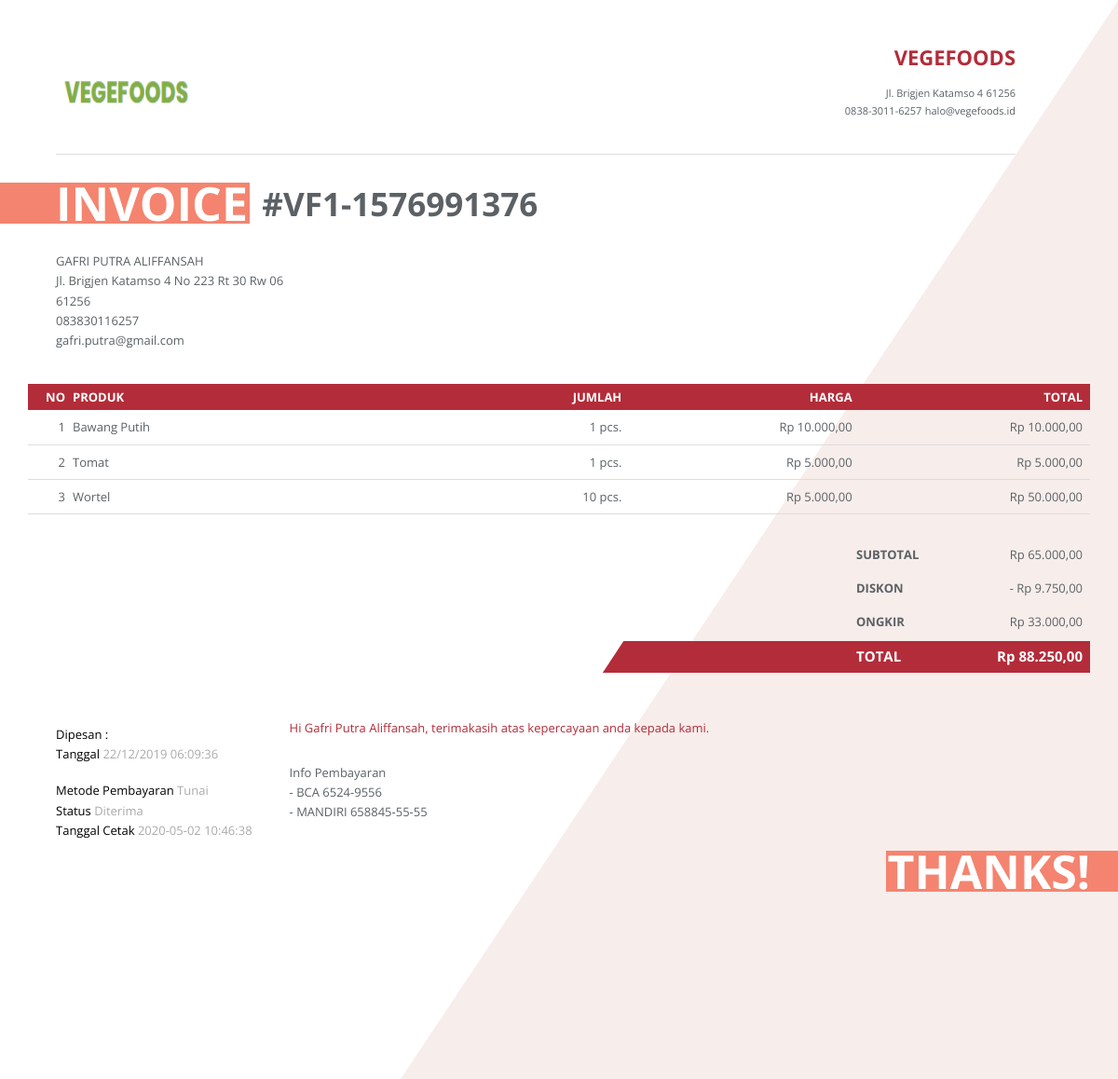
The app's page /admin/invoice/invoice.php?pesanan_id=2 with its own data.
### tables this page shows
CREATE TABLE `pesanan` (
  `pesanan_id` int(10) NOT NULL,
  `user_id` int(10) NOT NULL,
  `no_invoice` varchar(100) NOT NULL,
  `nama_penerima` varchar(100) NOT NULL,
  `telepon` varchar(13) NOT NULL,
  `email` varchar(100) NOT NULL,
  `alamat_lengkap` varchar(250) NOT NULL,
  `nama_kota` varchar(20) NOT NULL,
  `kodepos` varchar(10) NOT NULL,
  `tanggal_pemesanan` datetime NOT NULL,
  `metode_pembayaran` varchar(15) NOT NULL,
  `status` varchar(20) NOT NULL,
  `diskon` int(11) DEFAULT NULL,
  `total` int(11) NOT NULL
);

CREATE TABLE `pesanan_detail` (
  `pesanan_id` int(10) NOT NULL,
  `barang_id` int(10) NOT NULL,
  `quantity` tinyint(2) NOT NULL,
  `harga` int(10) NOT NULL
);

CREATE TABLE `barang` (
  `barang_id` int(10) NOT NULL,
  `kategori_id` int(10) NOT NULL,
  `supplier_id` int(11) NOT NULL,
  `nama_barang` varchar(250) NOT NULL,
  `deskripsi` text NOT NULL,
  `gambar` varchar(200) NOT NULL,
  `harga` int(10) NOT NULL,
  `stok` int(11) NOT NULL,
  `status` enum('on','off') NOT NULL,
  `berat` int(11) NOT NULL
);

CREATE TABLE `pengiriman` (
  `pengiriman_id` int(11) NOT NULL,
  `pesanan_id` int(11) NOT NULL,
  `kurir_id` int(11) NOT NULL,
  `kota_id` int(11) NOT NULL,
  `tanggal_pengiriman` date DEFAULT NULL,
  `harga` int(11) NOT NULL,
  `noresi` varchar(50) DEFAULT NULL,
  `tanggal_diterima` date DEFAULT NULL,
  `nama_penerima_barang` varchar(150) DEFAULT NULL
);

### admin/function/function.php (called while the page is built, shortened)
<?php
    $koneksi = mysqli_connect("localhost","root","","vegefoods");
	function query($query){
		global $koneksi;
		$result = mysqli_query($koneksi,$query);
		$rows=[];
		while ($row=mysqli_fetch_assoc($result)){
			$rows[]=$row;
		}
		return $rows;
  }
  function rupiah($angka){
    $hasil_rupiah = "Rp " . number_format($angka,2,',','.');
    return $hasil_rupiah;
  }
  function waktuIndonesia(){
    $timezone = time() + (60 * 60 * 7);
    return gmdate("Y-m-d H:i:s", $timezone);
  }
?>

### admin/invoice/invoice.php (the view, shortened to what this page needs)
<?php
  require("../function/function.php");
  if (isset($_GET["pesanan_id"])) {
    $pesanan_id = $_GET["pesanan_id"];
    $whereID = false;
    $invoice = query("SELECT * FROM pesanan WHERE pesanan_id=$pesanan_id $whereID")[0];
    $ongkir = query("SELECT harga FROM pengiriman WHERE pesanan_id=$pesanan_id")[0];
    $barang = query("SELECT pesanan_detail.* , barang.nama_barang FROM pesanan_detail
                      JOIN barang ON pesanan_detail.barang_id = barang.barang_id
                      WHERE pesanan_detail.pesanan_id='$pesanan_id'");
  }
?>
<!DOCTYPE html>
<html lang="en">
  <head>
    <link rel="stylesheet" href="css/template.css">
  </head>
  <body>
    <div id="container">
      <div class="app-main__outer">
      <section id="memo">
        <div class="logo">
          <img src="../../images/logo.png" alt="">
        </div>
        <div class="company-info">
          <div>VEGEFOODS</div>
          <br />
          <span>Jl. Brigjen Katamso 4</span>
          <span>61256</span>
          <br />
          <span>0838-3011-6257</span>
          <span>halo@vegefoods.id</span>
        </div>
      </section>
      <section id="invoice-title-number">
        <span id="title">invoice</span>
        <span id="number">#<?= $invoice["no_invoice"] ?></span>
      </section>
      <section id="client-info">
        <span><?= $invoice["nama_penerima"] ?></span>
        <div>
          <span><?= $invoice["alamat_lengkap"] ?></span>
        </div>
        <div>
          <span><?= $invoice["kodepos"] ?></span>
        </div>
        <div>
          <span><?= $invoice["telepon"] ?></span>
        </div>
        <div>
          <span><?= $invoice["email"] ?></span>
        </div>
      </section>
      <section id="items">
        <table cellpadding="0" cellspacing="0">
          <tr>
            <th>No</th>
            <th>Produk</th>
            <th>Jumlah</th>
            <th>Harga</th>
            <th>Total</th>
          </tr>
          <?php
            $no =1 ;
            $subtotal = 0;
            foreach ($barang as $barang_part):
              $total = $barang_part["harga"] * $barang_part["quantity"];
              $subtotal = $subtotal + $total;
          ?>
          <tr>
            <td><?= $no ?></td>
            <td><?= $barang_part["nama_barang"] ?></td>
            <td><?= $barang_part["quantity"] ?> pcs.</td>
            <td><?= rupiah($barang_part["harga"]) ?></td>
            <td><?= rupiah($total) ?></td>
          </tr>
          <?php
            $no++;
            endforeach;
          ?>
        </table>
      </section>
      <section id="sums">
        <table cellpadding="0" cellspacing="0">
          <tr>
            <th>SUBTOTAL</th>
            <td><?= rupiah($subtotal) ?></td>
          </tr>
          <tr>
            <th>DISKON</th>
            <td>- <?= rupiah($invoice["diskon"]) ?></td>
          </tr>
          <tr>
            <th>ONGKIR</th>
            <td><?= rupiah($ongkir["harga"]) ?></td>
          </tr>
          <tr data-hide-on-quote="true">
            <th>TOTAL</th>
            <td><?= rupiah($invoice["total"]) ?></td>
          </tr>
        </table>
      </section>
      <section id="invoice-info">
        <div>
          <span>Dipesan :</span><span></span>
        </div>
        <div>
          <span>Tanggal</span> <span><?= date("d/m/Y H:i:s",strtotime($invoice["tanggal_pemesanan"])) ?></span>
        </div>
        <br />
        <div>
          <span>Metode Pembayaran</span> <span><?= $invoice["metode_pembayaran"] ?></span>
        </div>
        <div>
          <span>Status</span> <span><?= ucwords($invoice["status"]) ?></span>
        </div>
        <div>
          <span>Tanggal Cetak</span> <span><?= waktuIndonesia() ?></span>
        </div>
      </section>
      <section id="terms">
        <div class="notes">Hi <?= $invoice["nama_penerima"] ?>, terimakasih atas kepercayaan anda kepada kami. </div>
        <br />
        <div class="payment-info">
          <div>Info Pembayaran</div>
          <div>- BCA 6524-9556</div>
          <div>- MANDIRI 658845-55-55</div>
        </div>
      </section>
      <div class="thank-you">THANKS!</div>
      </div>
    </div>
</html>

### admin/invoice/css/template.css (style rules this page uses)
html, body, div, span, applet, object, iframe, h1, h2, h3, h4, h5, h6, p, blockquote, pre, a, abbr, acronym, address, big, cite, code, del, dfn, em, img, ins, kbd, q, s, samp, small, strike, strong, sub, sup, tt, var, b, u, i, center, dl, dt, dd, ol, ul, li, fieldset, form, label, legend, table, caption, tbody, tfoot, thead, tr, th, td, article, aside, canvas, details, embed, figure, figcaption, footer, header, hgroup, menu, nav, output, ruby, section, summary, time, mark, audio, video { margin: 0; padding: 0; border: 0; font: inherit; font-size: 100%; vertical-align: baseline; }
html { line-height: 1; }
table { border-collapse: collapse; border-spacing: 0; }
caption, th, td { text-align: left; font-weight: normal; vertical-align: middle; }
article, aside, details, figcaption, figure, footer, header, hgroup, main, menu, nav, section, summary { display: block; }
#container { font: normal 13px/1.4em 'Open Sans', Sans-serif; margin: 0 auto; min-height: 1158px; background: #F7EDEB url("../img/bg.png") 0 0 no-repeat; background-size: 100% auto; color: #5B6165; position: relative; }
#memo { padding-top: 50px; margin: 0 110px 0 60px; border-bottom: 1px solid #ddd; height: 115px; }
#memo .logo { float: left; margin-right: 20px; }
#memo .logo img { width: 150px; height: 100px; }
#memo .company-info { float: right; text-align: right; }
#memo .company-info>div:first-child { line-height: 1em; font-weight: bold; font-size: 22px; color: #B32C39; }
#memo .company-info span { font-size: 11px; display: inline-block; min-width: 20px; }
#memo:after { content: ''; display: block; clear: both; }
#invoice-title-number { font-weight: bold; margin: 30px 0; }
#invoice-title-number span { line-height: 0.88em; display: inline-block; min-width: 20px; }
#invoice-title-number #title { text-transform: uppercase; padding: 0px 2px 0px 60px; font-size: 50px; background: #F4846F; color: white; }
#invoice-title-number #number { margin-left: 10px; font-size: 35px; position: relative; top: -5px; }
#client-info { float: left; margin-left: 60px; min-width: 220px; }
#client-info>div { margin-bottom: 3px; min-width: 20px; }
#client-info span { display: block; min-width: 20px; }
#client-info>span { text-transform: uppercase; }
table { table-layout: fixed; }
table th, table td { vertical-align: top; word-break: keep-all; word-wrap: break-word; }
#items { margin: 35px 30px 0 30px; }
#items .first-cell, #items table th:first-child, #items table td:first-child { width: 40px !important; padding-left: 0 !important; padding-right: 0 !important; text-align: right; }
#items table { border-collapse: separate; width: 100%; }
#items table th { font-weight: bold; padding: 5px 8px; text-align: right; background: #B32C39; color: white; text-transform: uppercase; }
#items table th:nth-child(2) { width: 30%; text-align: left; }
#items table th:last-child { text-align: right; }
#items table td { padding: 9px 8px; text-align: right; border-bottom: 1px solid #ddd; }
#items table td:nth-child(2) { text-align: left; }
#sums { margin: 25px 30px 0 0; background: url("../img/total-stripe-firebrick.png") right bottom no-repeat; }
#sums table { float: right; }
#sums table tr th, #sums table tr td { min-width: 100px; padding: 9px 8px; text-align: right; }
#sums table tr th { font-weight: bold; text-align: left; padding-right: 35px; }
#sums table tr:last-child th { text-transform: uppercase; }
#sums table tr:last-child th, #sums table tr:last-child td { font-size: 15px; font-weight: bold; color: white; }
#invoice-info { float: left; margin: 50px 40px 0 60px; }
#invoice-info>div>span { display: inline-block; min-width: 20px; min-height: 18px; margin-bottom: 3px; }
#invoice-info>div>span:first-child { color: black; }
#invoice-info>div>span:last-child { color: #aaa; }
#invoice-info:after { content: ''; display: block; clear: both; }
#terms { float: left; margin-top: 50px; }
#terms .notes { min-height: 30px; min-width: 50px; color: #B32C39; }
#terms .payment-info div { margin-bottom: 3px; min-width: 20px; }
.thank-you { margin: 10px 0 30px 0; display: inline-block; min-width: 20px; text-transform: uppercase; font-weight: bold; line-height: 0.88em; float: right; padding: 0px 30px 0px 2px; font-size: 50px; background: #F4846F; color: white; }

### records on screen
pesanan: no_invoice "VF1-1576991376", nama_penerima "GAFRI PUTRA ALIFFANSAH", alamat_lengkap "Jl. Brigjen Katamso 4 No 223 Rt 30 Rw 06", kodepos "61256", telepon "083830116257", email "gafri.putra@gmail.com", diskon "Rp 9.750,00", total "Rp 88.250,00", tanggal_pemesanan "22/12/2019 06:09:36", metode_pembayaran "Tunai", status "Diterima", nama_penerima "Gafri Putra Aliffansah"
pesanan_detail: barang.nama_barang "Bawang Putih", quantity "1", harga "Rp 10.000,00", rupiah($total) "Rp 10.000,00"
pesanan_detail: barang.nama_barang "Tomat", quantity "1", harga "Rp 5.000,00", rupiah($total) "Rp 5.000,00"
pesanan_detail: barang.nama_barang "Wortel", quantity "10", harga "Rp 5.000,00", rupiah($total) "Rp 50.000,00"
pengiriman: harga "Rp 33.000,00"

### other values on screen
rupiah($subtotal) "Rp 65.000,00"
waktuIndonesia() "2020-05-02 10:46:38"
